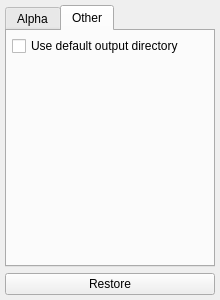
<?xml version="1.0" encoding="UTF-8"?>
<ui version="4.0">
 <class>OptionsEditor</class>
 <widget class="QDockWidget" name="OptionsEditor">
  <property name="geometry">
   <rect>
    <x>0</x>
    <y>0</y>
    <width>220</width>
    <height>300</height>
   </rect>
  </property>
  <property name="sizePolicy">
   <sizepolicy hsizetype="Fixed" vsizetype="Preferred">
    <horstretch>0</horstretch>
    <verstretch>0</verstretch>
   </sizepolicy>
  </property>
  <property name="minimumSize">
   <size>
    <width>220</width>
    <height>150</height>
   </size>
  </property>
  <property name="windowTitle">
   <string>Options editor</string>
  </property>
  <widget class="QWidget" name="dockWidgetContents">
   <layout class="QVBoxLayout" name="verticalLayout">
    <property name="leftMargin">
     <number>5</number>
    </property>
    <property name="topMargin">
     <number>5</number>
    </property>
    <property name="rightMargin">
     <number>5</number>
    </property>
    <property name="bottomMargin">
     <number>5</number>
    </property>
    <item>
     <widget class="QTabWidget" name="tabWidget">
      <property name="currentIndex">
       <number>1</number>
      </property>
      <widget class="QWidget" name="alphaTab">
       <attribute name="title">
        <string>Alpha</string>
       </attribute>
       <layout class="QHBoxLayout" name="horizontalLayout_2">
        <property name="spacing">
         <number>3</number>
        </property>
        <property name="leftMargin">
         <number>0</number>
        </property>
        <property name="topMargin">
         <number>0</number>
        </property>
        <property name="rightMargin">
         <number>0</number>
        </property>
        <property name="bottomMargin">
         <number>0</number>
        </property>
        <item>
         <layout class="QVBoxLayout" name="verticalLayout_2" stretch="0">
          <property name="spacing">
           <number>1</number>
          </property>
          <item>
           <layout class="QVBoxLayout" name="verticalLayout_3" stretch="0,0,0">
            <property name="spacing">
             <number>5</number>
            </property>
            <property name="sizeConstraint">
             <enum>QLayout::SetDefaultConstraint</enum>
            </property>
            <property name="leftMargin">
             <number>5</number>
            </property>
            <property name="topMargin">
             <number>5</number>
            </property>
            <property name="rightMargin">
             <number>5</number>
            </property>
            <item>
             <widget class="QLabel" name="label">
              <property name="sizePolicy">
               <sizepolicy hsizetype="Preferred" vsizetype="Fixed">
                <horstretch>0</horstretch>
                <verstretch>0</verstretch>
               </sizepolicy>
              </property>
              <property name="text">
               <string>Alpha calculator mode</string>
              </property>
             </widget>
            </item>
            <item>
             <widget class="QComboBox" name="alphaCalculatorModeComboBox">
              <property name="enabled">
               <bool>true</bool>
              </property>
              <property name="sizePolicy">
               <sizepolicy hsizetype="Preferred" vsizetype="Fixed">
                <horstretch>0</horstretch>
                <verstretch>0</verstretch>
               </sizepolicy>
              </property>
             </widget>
            </item>
            <item>
             <spacer name="verticalSpacer">
              <property name="orientation">
               <enum>Qt::Vertical</enum>
              </property>
              <property name="sizeHint" stdset="0">
               <size>
                <width>20</width>
                <height>40</height>
               </size>
              </property>
             </spacer>
            </item>
           </layout>
          </item>
         </layout>
        </item>
       </layout>
      </widget>
      <widget class="QWidget" name="otherTab">
       <attribute name="title">
        <string>Other</string>
       </attribute>
       <widget class="QWidget" name="verticalLayoutWidget">
        <property name="geometry">
         <rect>
          <x>0</x>
          <y>0</y>
          <width>205</width>
          <height>211</height>
         </rect>
        </property>
        <layout class="QVBoxLayout" name="verticalLayout_4">
         <property name="leftMargin">
          <number>5</number>
         </property>
         <property name="topMargin">
          <number>5</number>
         </property>
         <property name="rightMargin">
          <number>5</number>
         </property>
         <property name="bottomMargin">
          <number>5</number>
         </property>
         <item>
          <widget class="QCheckBox" name="defaultOuputDirCheckBox">
           <property name="text">
            <string>Use default output directory</string>
           </property>
          </widget>
         </item>
         <item>
          <spacer name="verticalSpacer_2">
           <property name="orientation">
            <enum>Qt::Vertical</enum>
           </property>
           <property name="sizeHint" stdset="0">
            <size>
             <width>20</width>
             <height>40</height>
            </size>
           </property>
          </spacer>
         </item>
        </layout>
       </widget>
      </widget>
     </widget>
    </item>
    <item>
     <layout class="QHBoxLayout" name="horizontalLayout">
      <item>
       <widget class="QPushButton" name="restoreOptionsButton">
        <property name="text">
         <string>Restore</string>
        </property>
       </widget>
      </item>
     </layout>
    </item>
   </layout>
  </widget>
 </widget>
 <resources/>
 <connections/>
</ui>
